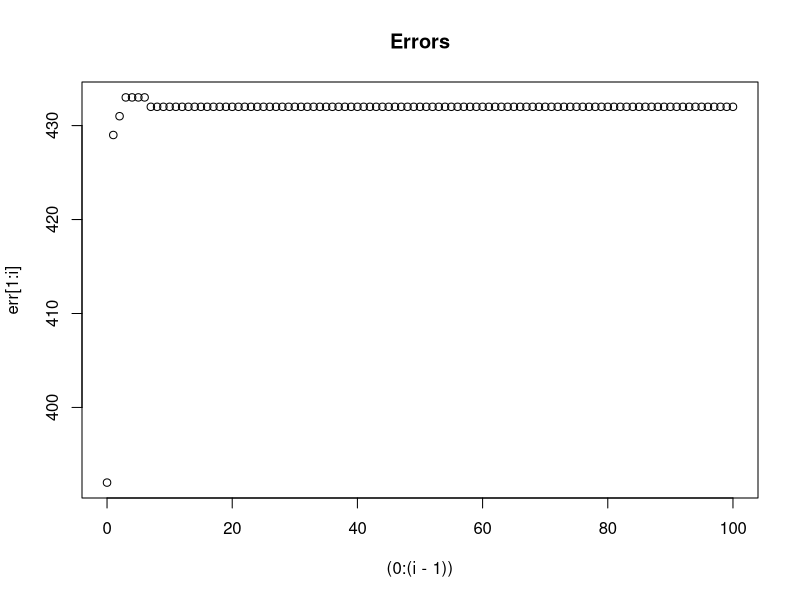
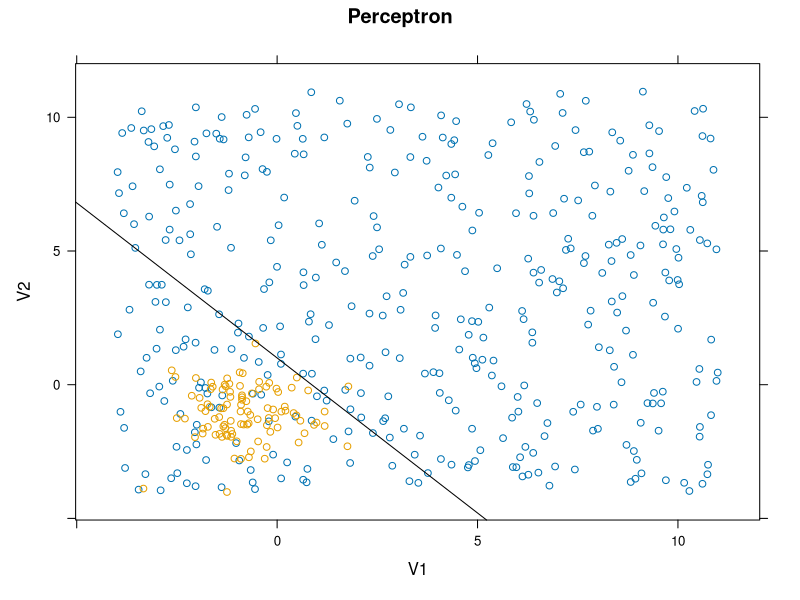

These charts were generated, in order, by the following R code:
library(lattice)
set.seed(793)

# Function gradPerc: Learn Single layer perceptron
  # Input 
    # x - features (input)
    # y - labels (output)
    # g - learning rate
    # it - maximum number of iterations
  # Output
    # w - perceptron weights

gradPerc = function(x, y, g, it){
  
  # transform data into appropriate format
  data = matrix(c(rep(1, dim(x)[2]), t(x)), nrow = (1 + dim(x)[1]), byrow = 1)
  
  # random initialisation of w = (theta, w1,..., wm)
  w = c(runif(dim(x)[1] + 1))
  
  # initialisation of vector for classification error
  err = rep(0, it + 1)
  err[1] = err(w, data, y)
  i = 1
  
  # run until all examples are classified correctly or until the maximum number of iterations
  while(err[i] > 0 & i <= it){
    
    i = i + 1
    
    # update the perceptron weights with gradient (batch) method and learning rate g
    w = w + g * gradient(w, data, y)
    
    # normalise the weights
    ### REFER TO Quiz ###
    w = w / abs(w[1])
    
    # compute error in current iteration
    err[i] = err(w, data, y)
  }
  
  # plot error over number of iterations
  plot((0:(i-1)), err[1:i], main = "Errors")
  
  return(w)
}

# Function gradient: compute gradient
  # Input
    # w - perceptron weights
    # x - features (input)
    # y - labels (output)
  # Output
    # gradient

sigmoid <- function(x, deriv){
    if(deriv == FALSE){
        return(1/(1+exp(-x)))
    }else{
        #return(x*(1-x))
        return(NULL)
    }
}
kl <- function(x){
    if(x<0){
        return(1)
    }else{
        return(0)
    }
}

gradient = function(w, x, y){
  
  # identify all incorrectly classified datapoints
  ###### CODE HERE ########
    w = t(as.matrix(w))
    predVec = w %*% x #sigmoid(w %*% x, FALSE) *2) - 1
    errorVec = predVec * y
    errorSums = -(x %*% t(errorVec))
 
  # return gradient
  ###### CODE HERE ########
    return(errorSums)
}

# Function err: compute number of classification errors
  # Input
    # w - perceptron weights
    # x - features (input)
    # y - labels (output)
  # Output
    # number of classification errors

err = function(w, x, y){
  
  # identify all incorrectly classified datapoints
  ###### CODE HERE ########
    w = t(as.matrix(w))
    predVec = w %*% x #(sigmoid(w %*% x, FALSE) *2) - 1
    errorVec = predVec * y
    errosSum = sum(apply(errorVec, 2, kl))

  # return number of classification errors
  ###### CODE HERE ########
    return(errosSum)
}

# read data from file
data = read.table("set2.txt", header = TRUE, sep = "\t")
names(data) = c("V1", "V2", "V3")

# separate and format data
x = t(data[ , 1:ncol(data) - 1])
label = t(data[ , ncol(data)]) # last column
label[label <= 0] = -1 # convert 0 to -1

# learn perceptron
w = gradPerc(x, label, 1, 100)
print(w)

#The following code adds a line to the scatterplot of the form y= a+b*x
#Calculate a and b such that the line represents the separation threshold defined by the
#learned weights of the perceptron
###### CODE HERE ########
a = w[1] / 1 #line intercept
b = -w[2] / w[3]#line slope

# line function
ablinePanel = function(x, y, ...) {
  panel.xyplot(x, y, ...)
  panel.abline(a, b, ...)
}

# plot data and seperator line
dev.new()
print(xyplot(V2 ~ V1, groups = V3, data, panel = ablinePanel, main = "Perceptron"))

